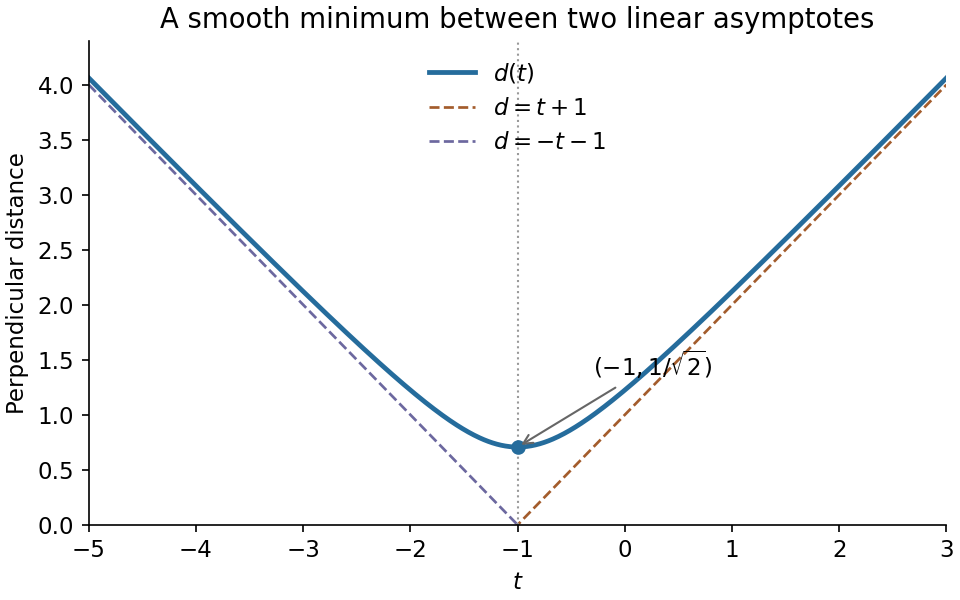

Source code (Python):
"""Original distance sketch; Python 3.14, NumPy 2.3, Matplotlib 3.10.
Run from mirrored _media directory; the PNG is written to cwd.
"""
from pathlib import Path
import matplotlib
matplotlib.use('Agg')
import matplotlib.pyplot as plt
import numpy as np

plt.rcParams.update({'font.size':11,'figure.facecolor':'white'})
t=np.linspace(-5,3,600)
d=np.sqrt((t+1)**2+.5)
fig,ax=plt.subplots(figsize=(6.4,4.0),layout='constrained')
ax.plot(t,d,color='#256c9c',lw=2.3,label=r'$d(t)$')
ax.plot(t,t+1,'--',color='#a35c2c',lw=1.3,label=r'$d=t+1$')
ax.plot(t,-t-1,'--',color='#6c689f',lw=1.3,label=r'$d=-t-1$')
ax.axvline(-1,color='0.6',ls=':',lw=1)
ax.plot(-1,1/np.sqrt(2),'o',color='#256c9c')
ax.annotate(r'$(-1,1/\sqrt{2})$',xy=(-1,1/np.sqrt(2)),xytext=(-.3,1.35),arrowprops={'arrowstyle':'->','color':'0.4'})
ax.set(xlim=(-5,3),ylim=(0,4.4),xlabel='$t$',ylabel='Perpendicular distance',title='A smooth minimum between two linear asymptotes')
ax.legend(loc='upper center',frameon=False)
ax.spines[['top','right']].set_visible(False)
fig.savefig(Path.cwd() / Path(__file__).with_suffix('.png').name,dpi=150,facecolor='white')
plt.close(fig)
